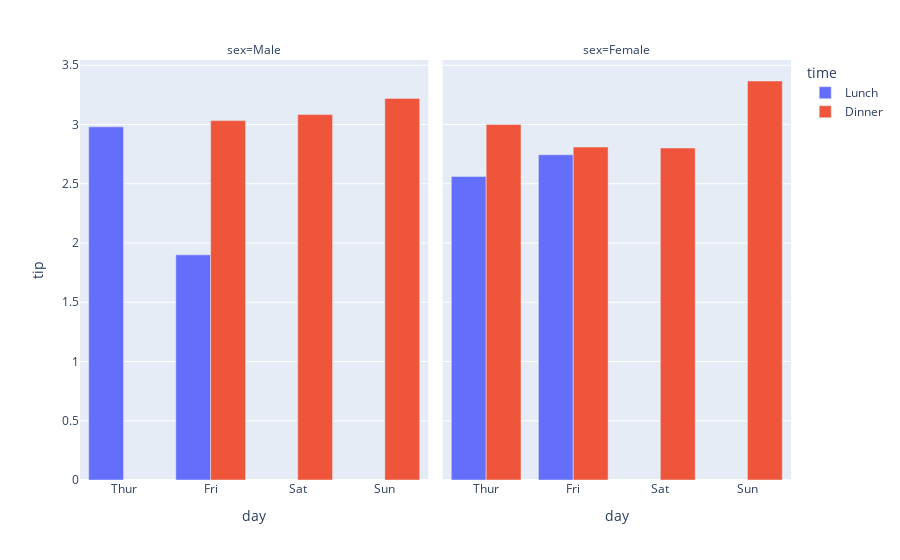

Notebook code for this chart:
### Markdown cell above
#### Plot

### Code cell
px.bar(data_frame= dff,x='day', y='tip', color='time', facet_col='sex', barmode='group')

### Figure 1 — Plotly figure (JSON) as saved in the notebook; plotly's stock layout.template omitted (floating-point values rounded to 4 significant figures)
{"data": [{"alignmentgroup": "True", "hovertemplate": "time=Lunch<br>sex=Male<br>day=%{x}<br>tip=%{y}<extra></extra>", "legendgroup": "Lunch", "marker": {"color": "#636efa", "pattern": {"shape": ""}}, "name": "Lunch", "offsetgroup": "Lunch", "orientation": "v", "showlegend": true, "textposition": "auto", "type": "bar", "x": ["Thur", "Fri", "Sat", "Sun"], "xaxis": "x", "y": [2.98, 1.9, null, null], "yaxis": "y"}, {"alignmentgroup": "True", "hovertemplate": "time=Lunch<br>sex=Female<br>day=%{x}<br>tip=%{y}<extra></extra>", "legendgroup": "Lunch", "marker": {"color": "#636efa", "pattern": {"shape": ""}}, "name": "Lunch", "offsetgroup": "Lunch", "orientation": "v", "showlegend": false, "textposition": "auto", "type": "bar", "x": ["Thur", "Fri", "Sat", "Sun"], "xaxis": "x2", "y": [2.562, 2.745, null, null], "yaxis": "y2"}, {"alignmentgroup": "True", "hovertemplate": "time=Dinner<br>sex=Male<br>day=%{x}<br>tip=%{y}<extra></extra>", "legendgroup": "Dinner", "marker": {"color": "#EF553B", "pattern": {"shape": ""}}, "name": "Dinner", "offsetgroup": "Dinner", "orientation": "v", "showlegend": true, "textposition": "auto", "type": "bar", "x": ["Thur", "Fri", "Sat", "Sun"], "xaxis": "x", "y": [null, 3.033, 3.084, 3.22], "yaxis": "y"}, {"alignmentgroup": "True", "hovertemplate": "time=Dinner<br>sex=Female<br>day=%{x}<br>tip=%{y}<extra></extra>", "legendgroup": "Dinner", "marker": {"color": "#EF553B", "pattern": {"shape": ""}}, "name": "Dinner", "offsetgroup": "Dinner", "orientation": "v", "showlegend": false, "textposition": "auto", "type": "bar", "x": ["Thur", "Fri", "Sat", "Sun"], "xaxis": "x2", "y": [3, 2.81, 2.802, 3.367], "yaxis": "y2"}], "layout": {"annotations": [{"font": {}, "showarrow": false, "text": "sex=Male", "x": 0.245, "xanchor": "center", "xref": "paper", "y": 1, "yanchor": "bottom", "yref": "paper"}, {"font": {}, "showarrow": false, "text": "sex=Female", "x": 0.755, "xanchor": "center", "xref": "paper", "y": 1, "yanchor": "bottom", "yref": "paper"}], "autosize": true, "barmode": "group", "legend": {"title": {"text": "time"}, "tracegroupgap": 0}, "margin": {"t": 60}, "xaxis": {"anchor": "y", "autorange": true, "domain": [0, 0.49], "range": [-0.5, 3.5], "title": {"text": "day"}, "type": "category"}, "xaxis2": {"anchor": "y2", "autorange": true, "domain": [0.51, 1], "matches": "x", "range": [-0.5, 3.5], "title": {"text": "day"}, "type": "category"}, "yaxis": {"anchor": "x", "autorange": true, "domain": [0, 1], "range": [0, 3.544], "title": {"text": "tip"}, "type": "linear"}, "yaxis2": {"anchor": "x2", "autorange": true, "domain": [0, 1], "matches": "y", "range": [0, 3.544], "showticklabels": false, "type": "linear"}}}
